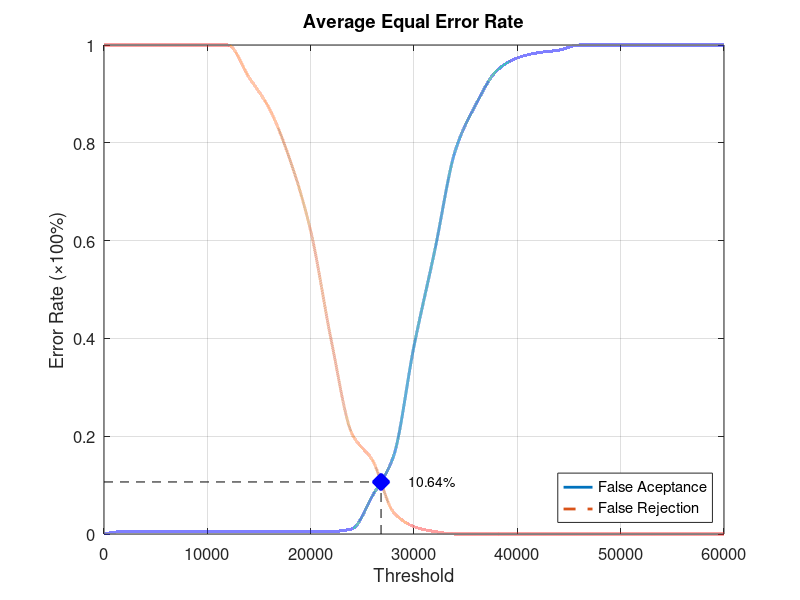
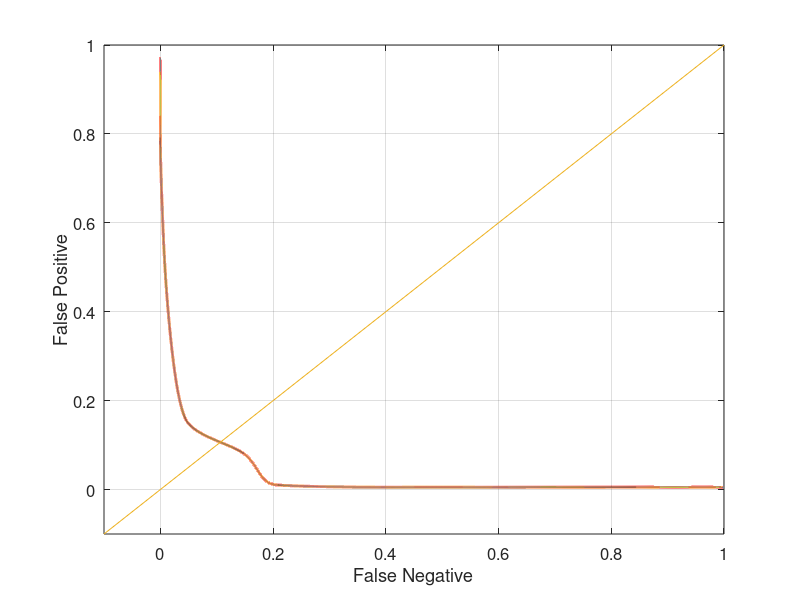

These charts were generated, in order, by the following MATLAB code:
function yEER = Database2_2
close all;
clear;
clc;
x = 0:2000:60000;
xq = 0:0.5:60000;

y0 = [0 0.00526316 0.00526316 0.00526316 0.00526316 0.00526316 0.00526316 0.00526316 0.00526316 0.00526316 0.00526316 0.00526316 0.0105263 0.0789474 0.157895 0.384211 0.578947 0.784211 0.878947 0.947368 0.973684 0.984211 0.989474 1 1 1 1 1 1 1 1];
yy0 = interp1(x, y0, xq, 'pchip');
y1 = [1 1 1 1 1 1 1 0.935 0.87 0.765 0.62 0.395 0.205 0.15 0.045 0.015 0.005 0 0 0 0 0 0 0 0 0 0 0 0 0 0];
yy1 = interp1(x, y1, xq, 'pchip');

% Calculating EER: 
y2 = abs(y0 - y1);
find(y2 == min(y2))
yy2 = abs(yy0 - yy1);
xEER = find(yy2 == min(yy2));
xEERIndex = xq(xEER) % X-axis EER
yEER = yy0(xEER) % Y-axis EER

main = figure
plot(xq, yy0,'-','LineWidth', 2);	hold on
plot(xq, yy1,'--','LineWidth', 2);	hold on
plot([xEERIndex xEERIndex], [0 yEER], 'k--');	hold on
plot([0 xEERIndex], [yEER yEER], 'k--');	hold on
plot(xEERIndex, yEER, 'bx', 'LineWidth', 10);	hold on
text(xEERIndex + 10 * xEERIndex / 100, yEER, [num2str(round((10000 * yEER)) / 100) '%'])
legend('False Aceptance', 'False Rejection', 'Location', 'SouthEast')
xlabel('Threshold')
ylabel('Error Rate (\times100%)')
title('Average Equal Error Rate')
set(gca, 'FontSize', 12)
axis([0 60000 0 1])
grid on

print(main, 'Database2_2Main', '-dpng');
FNRxFPR = figure('Color', [1 1 1]);
plot(yy1, yy0, '-', yy1, yy0, 'LineWidth', 2);
hold on
y = -0.1:0.1:1
plot(y, y); 
set(gca, 'FontSize', 12)
xlabel('False Negative')
ylabel('False Positive')
axis([-0.1 1 -0.1 1])
set(gca, 'FontSize', 12)
grid on

print(FNRxFPR, 'Database2_2FNRxFPR','-dpng');
end
